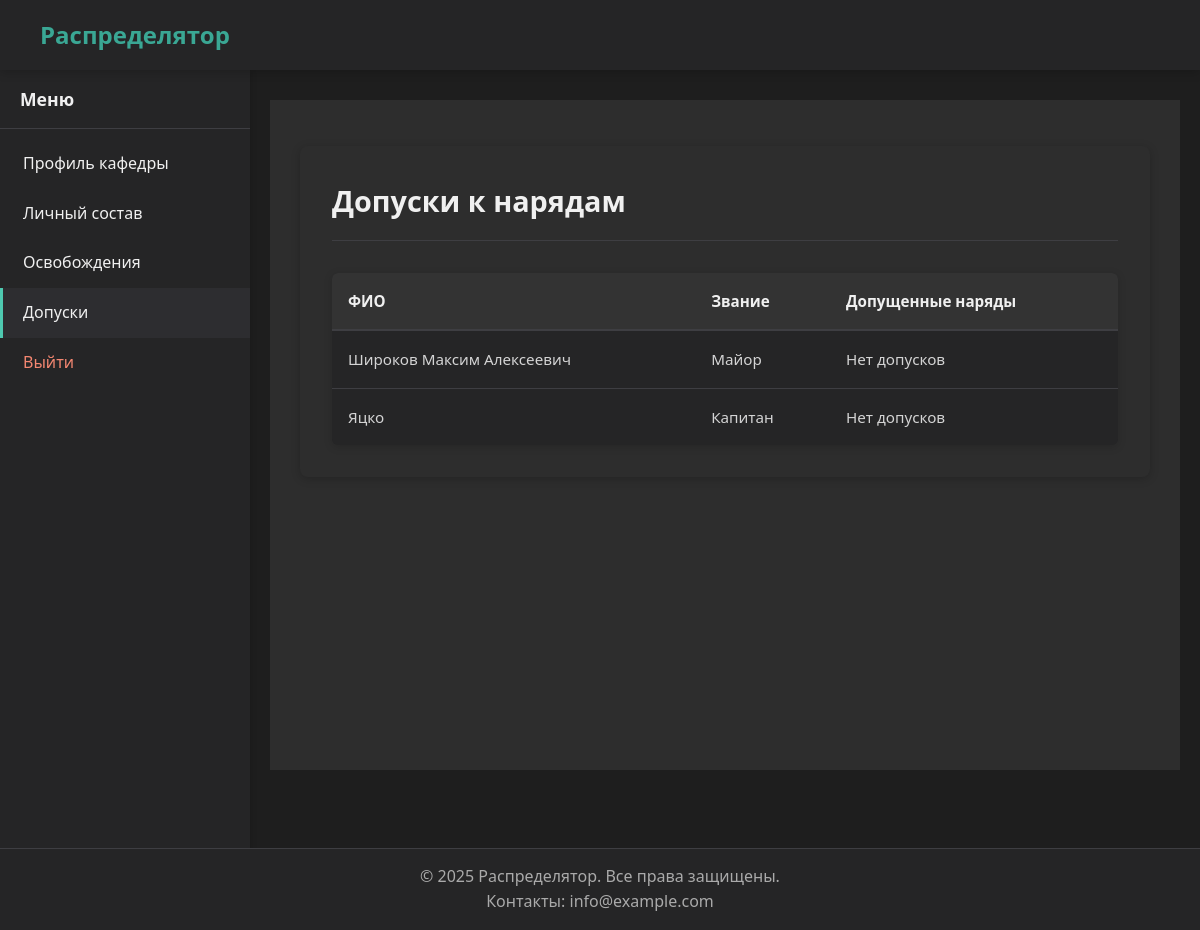
Before: /department/permission/ (signed in) with the older database file.
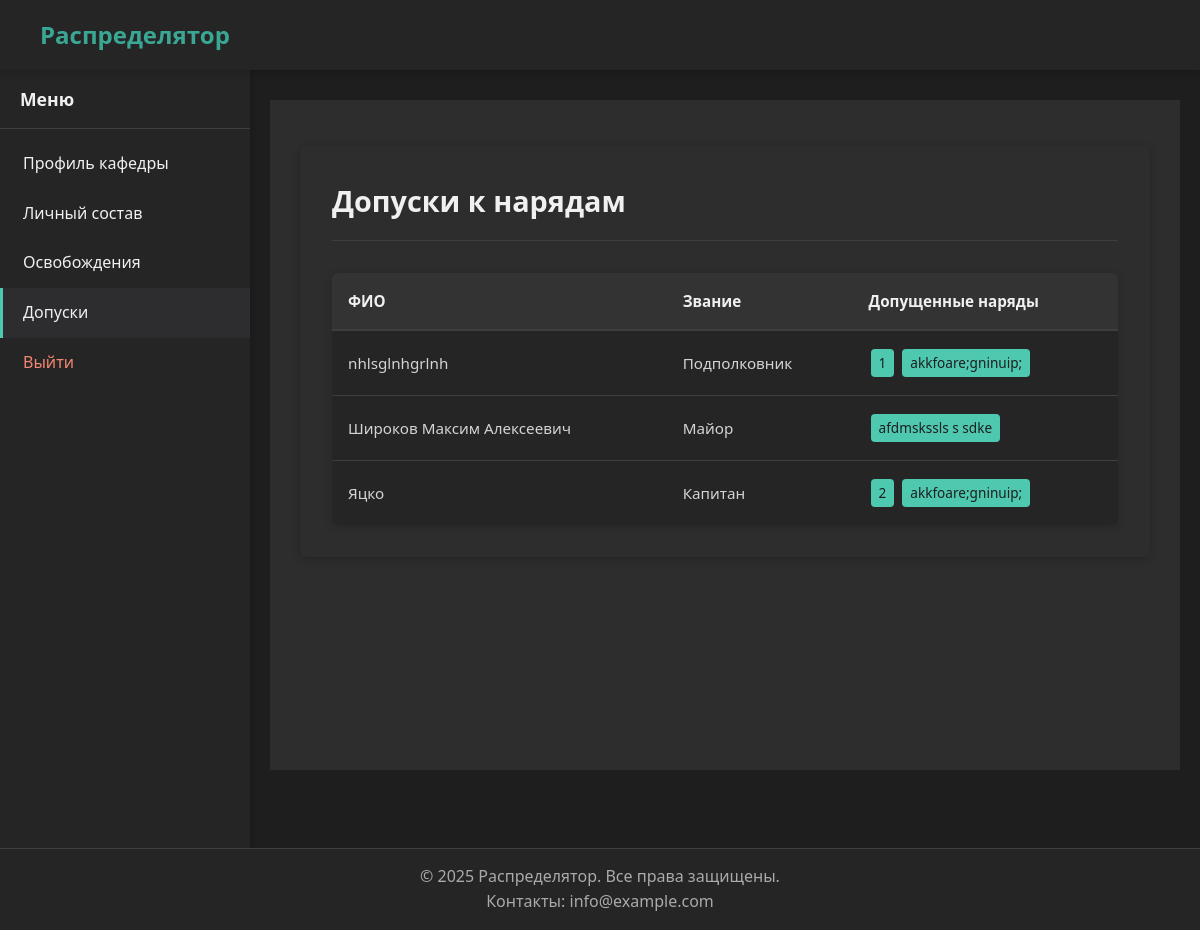
After: the same page with the newer database file.
### people/models.py (models this page shows, shortened)
class People(models.Model):
    full_name = models.CharField('ФИО', max_length=100)
    faculty = models.ForeignKey(
        Faculty,
        verbose_name='Факультет',
        on_delete=models.SET_NULL,
        null=True,
        blank=True
    )
    department = models.ForeignKey(
        Department,
        verbose_name='Кафедра',
        on_delete=models.SET_NULL,
        null=True,
        blank=True
    )
    rank = models.ForeignKey(
        Rank,
        verbose_name='Звание',
        on_delete=models.PROTECT
    )
    last_duty_date = models.DateField(
        'Дата последнего наряда',
        null=True,
        blank=True
    )
    workload = models.FloatField(
        'Нагрузка',
        default=0.0
    )
    class Meta:
        verbose_name = 'Человек'
        verbose_name_plural = 'Люди'
        ordering = ['full_name']

### rank/models.py (models this page shows)
class Rank(models.Model):
    rank = models.CharField('Звание', max_length=30, unique=True)
    class Meta:
        verbose_name = 'Звание'
        verbose_name_plural = 'Звания'
    def __str__(self):
        return self.rank

### permission/models.py (models this page shows, shortened)
class DepartmentDutyPermission(models.Model):
    person = models.ForeignKey(
        People,
        on_delete=models.CASCADE,
        verbose_name='Человек',
        related_name='department_duty_permissions'
    )
    duty = models.ForeignKey(
        Duty,
        on_delete=models.CASCADE,
        verbose_name='Наряд',
        related_name='department_permitted_persons'
    )
    class Meta:
        verbose_name = 'Допуск к наряду (кафедра)'
        verbose_name_plural = 'Допуски к нарядам (кафедра)'
        unique_together = [['person', 'duty']]

### duty/models.py (models this page shows, shortened)
class Duty(models.Model):
    duty_name = models.CharField('Название наряда', max_length=50, unique=True)
    duty_weight = models.FloatField('Вес наряда')
    class Meta:
        verbose_name = 'Наряд'
        verbose_name_plural = 'Наряды'
        ordering = ['duty_name']

### permission/views.py (the view)
# urls.py: path('', views.DepartmentPermissionListView.as_view(), name='department_list'),
class DepartmentPermissionListView(LoginRequiredMixin, ListView):
    model = People
    template_name = 'profiles/department/permission/department_permission_list.html'
    context_object_name = 'staff_list'
    def get_queryset(self):
        return People.objects.filter(
            department=self.request.user.department
        ).prefetch_related('department_duty_permissions__duty')

### templates/profiles/department/permission/department_permission_list.html
{% extends "base_account.html" %}
{% load static %}
{% block extra_head %}
<link rel="stylesheet" href="{% static 'css/department.css' %}">
{% endblock %}
{% block sitebar_menu %}
<li><a href="{% url 'department:profile' %}" class="nav-item">Профиль кафедры</a></li>
<li><a href="{% url 'department:people:staff' %}" class="nav-item">Личный состав</a></li>
<li><a href="{% url 'department:missing:department_list' %}" class="nav-item">Освобождения</a></li>
<li><a href="{% url 'department:permission:department_list' %}" class="nav-item active">Допуски</a></li>
{% endblock %}
{% block account_content %}
<div class="department-staff-container">
    <div class="header-with-button">
        <h1>Допуски к нарядам</h1>
    </div>
    {% if staff_list %}
    <div class="table-responsive">
        <table class="staff-table">
            <thead>
                <tr>
                    <th>ФИО</th>
                    <th>Звание</th>
                    <th>Допущенные наряды</th>
                </tr>
            </thead>
            <tbody>
                {% for person in staff_list %}
                <tr onclick="window.location='{% url 'department:permission:department_edit' person.id %}';"
                    style="cursor: pointer;">
                    <td>{{ person.full_name }}</td>
                    <td>{{ person.rank }}</td>
                    <td>
                        {% for perm in person.department_duty_permissions.all %}
                        <span class="permission-badge" title="Вес: {{ perm.duty.duty_weight }}">
                            {{ perm.duty.duty_name }}
                        </span>
                        {% empty %}
                        <span class="no-permissions">Нет допусков</span>
                        {% endfor %}
                    </td>
                </tr>
                {% endfor %}
            </tbody>
        </table>
    </div>
    {% else %}
    <div class="empty-message">
        <p>Нет сотрудников для отображения</p>
    </div>
    {% endif %}
</div>
{% endblock %}

### templates/base_account.html
{% extends "base.html" %}
{% block content %}
<div class="account-layout">
    <aside class="sidebar">
        <nav class="sidebar-nav">
            <h3 class="sidebar-title">Меню</h3>
            <ul>
                {% block sitebar_menu %}
                {% endblock %}
                <li><a href="{% url 'logout' %}" class="nav-item logout">Выйти</a></li>
            </ul>
        </nav>
    </aside>
    <div class="account-content">
        {% block account_content %}
        {% endblock %}
    </div>
</div>
{% endblock %}

### templates/base.html (shortened to what this page needs)
<!DOCTYPE html>
<html lang="ru">
<head>
    {% load static %}
    <link rel="stylesheet" href="{% static 'css/base.css' %}">
    <link rel="stylesheet" href="{% static 'css/header.css' %}">
    <link rel="stylesheet" href="{% static 'css/footer.css' %}">
    <link rel="stylesheet" href="{% static 'css/sidebar.css' %}">
    <link rel="stylesheet" href="{% static 'css/auth.css' %}">
    <link rel="stylesheet" href="{% static 'css/account.css' %}">
    <link rel="stylesheet" href="{% static 'css/utilities.css' %}">
    {% block extra_head %}
    {% endblock %}
</head>
<body class="{% if request.path == '/' %}home-page{% endif %}">
    <div class="layout">
        {% include "includes/header.html" %}
        <main class="main">
            {% block content %}{% endblock %}
        </main>
        {% include "includes/footer.html" %}
    </div>
</body>
</html>

### templates/includes/header.html (shortened to what this page needs)
<header class="header">
    <div class="header-container">
        <a href="/" class="logo">Распределятор</a>
    </div>
</header>

### templates/includes/footer.html
<footer class="footer">
    <div class="footer-container">
        <p>&copy; 2025 Распределятор. Все права защищены.</p>
        <p>Контакты: info@example.com</p>
    </div>
</footer>

### static/css/base.css (style rules this page uses)
* { margin: 0; padding: 0; box-sizing: border-box; }
body { font-family: 'Segoe UI', Tahoma, Geneva, Verdana, sans-serif; background-color: #1e1e1e; color: #f0f0f0; line-height: 1.6; padding-top: 70px; padding-bottom: 0; margin-bottom: 60px; min-height: 100vh; position: relative; }
.layout { display: flex; flex-direction: column; min-height: 100vh; }
.main { flex: 1; padding: 20px; margin-top: 10px; padding-bottom: 80px; }

### static/css/header.css (style rules this page uses)
.header { background-color: #252526; padding: 0 20px; color: white; box-shadow: 0 2px 10px rgba(0, 0, 0, 0.2); position: fixed; top: 0; left: 0; right: 0; height: 70px; z-index: 1000; display: flex; align-items: center; }
.header-container, .header-nav { display: flex; justify-content: space-between; align-items: center; width: 100%; height: 100%; padding: 0 20px; }
.logo { font-size: 1.5rem; font-weight: 600; color: #3aa794; text-decoration: none; margin-right: auto; }

### static/css/footer.css (style rules this page uses)
.footer { background-color: #252526; padding: 15px 20px; color: #aaa; text-align: center; border-top: 1px solid #3e3e42; position: fixed; bottom: 0; left: 0; right: 0; height: auto; min-height: 60px; z-index: 1000; box-sizing: border-box; }

### static/css/sidebar.css (style rules this page uses)
.account-layout { display: flex; min-height: calc(100vh - 130px); }
.sidebar { width: 250px; background-color: #252526; position: fixed; top: 70px; bottom: 60px; left: 0; padding: 15px 0; box-shadow: 2px 0 5px rgba(0, 0, 0, 0.1); overflow-y: auto; z-index: 900; }
.sidebar-nav { width: 100%; }
.sidebar-title { color: #f0f0f0; padding: 0 20px 15px; border-bottom: 1px solid #3e3e42; margin-bottom: 10px; font-size: 1.1rem; }
.nav-item { display: block; padding: 12px 20px; color: #f0f0f0; text-decoration: none; transition: all 0.3s; border-left: 3px solid transparent; }
.nav-item.active { background-color: #2d2d30; border-left: 3px solid #4ec9b0; }
.nav-item.logout { color: #f48771; }
.account-content { margin-left: 250px; padding: 30px; width: calc(100% - 250px); background-color: #2d2d2d; min-height: calc(100vh - 130px); }

### static/css/department.css (style rules this page uses)
.department-staff-container { padding: 2rem; background-color: #2d2d2d; border-radius: 8px; box-shadow: 0 2px 10px rgba(0, 0, 0, 0.2); margin: 1rem 0; }
.header-with-button { display: flex; justify-content: space-between; align-items: center; margin-bottom: 2rem; padding-bottom: 1rem; border-bottom: 1px solid #3e3e42; }
.header-with-button h1 { font-size: 1.8rem; color: #f0f0f0; margin: 0; }
.table-responsive { overflow-x: auto; border-radius: 6px; background-color: #252526; box-shadow: 0 2px 8px rgba(0, 0, 0, 0.15); }
.staff-table { width: 100%; border-collapse: collapse; font-size: 0.95rem; color: #d4d4d4; }
.staff-table th { background-color: #333; padding: 1rem; text-align: left; font-weight: 600; color: #f0f0f0; border-bottom: 2px solid #3e3e42; }
.staff-table td { padding: 1rem; border-bottom: 1px solid #3e3e42; vertical-align: middle; }
.staff-table tr:last-child td { border-bottom: none; }
.permission-badge { display: inline-block; background: #4ec9b0; color: #1e1e1e; padding: 3px 8px; border-radius: 4px; margin: 2px; font-size: 0.85rem; }
.department-staff-container { animation: fadeIn 0.3s ease-out; }

Changed rows visible on the page:
added People: full_name "nhlsglnhgrlnh", rank "Подполковник"
added DepartmentDutyPermission: duty.duty_name "1", shown under "nhlsglnhgrlnh"
added DepartmentDutyPermission: duty.duty_name "akkfoare;gninuip;", shown under "nhlsglnhgrlnh"
shown differently, row unchanged: People "Широков Максим Алексеевич": no longer shows "Нет допусков"
added DepartmentDutyPermission: duty.duty_name "afdmskssls s sdke", shown under People "Широков Максим Алексеевич"
added DepartmentDutyPermission: duty.duty_name "2", shown under "Яцко"
added DepartmentDutyPermission: duty.duty_name "akkfoare;gninuip;", shown under "Яцко"
